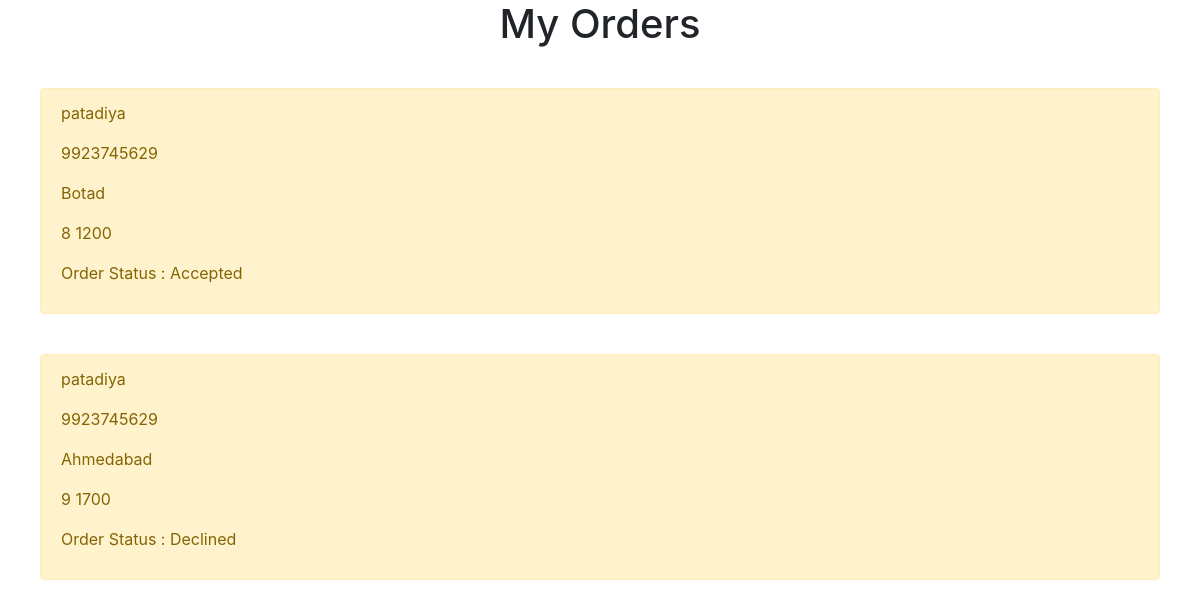
Screenshot of /userorders (signed in) with the database file from the repository.
### pizzaapp/models.py (models this page shows)
class OrderModel(models.Model):
    username = models.CharField(max_length=10)
    phoneno = models.CharField(max_length=10)
    address = models.CharField(max_length=10)
    ordereditems = models.CharField(max_length=10)
    status = models.CharField(max_length=10)

### pizzaapp/views.py (the view)
# urls.py: path('userorders',views.userorders),
def userorders(request):
    context = {'orders':models.OrderModel.objects.filter(username = request.user.username)}
    return render(request,'userorders.html',context)

### templates/userorders.html
{% extends 'base.html' %}
{% block content %}
<h1 style="text-align:center">My Orders</h1>
{% for x in orders %}
<div style="margin:40px" class="alert alert-warning" role="alert">
    <p>{{x.username}}</p>
    <p>{{x.phoneno}}</p>
    <p>{{x.address}}</p>
    <p>{{x.ordereditems}}</p>
    <p>Order Status : {{x.status}}</p>
</div>
{% endfor %}
{% endblock content %}

### rows the page displays
OrderModel: username "patadiya", phoneno "9923745629", address "Botad", ordereditems "8 1200", status "Accepted"
OrderModel: username "patadiya", phoneno "9923745629", address "Ahmedabad", ordereditems "9 1700", status "Declined"
